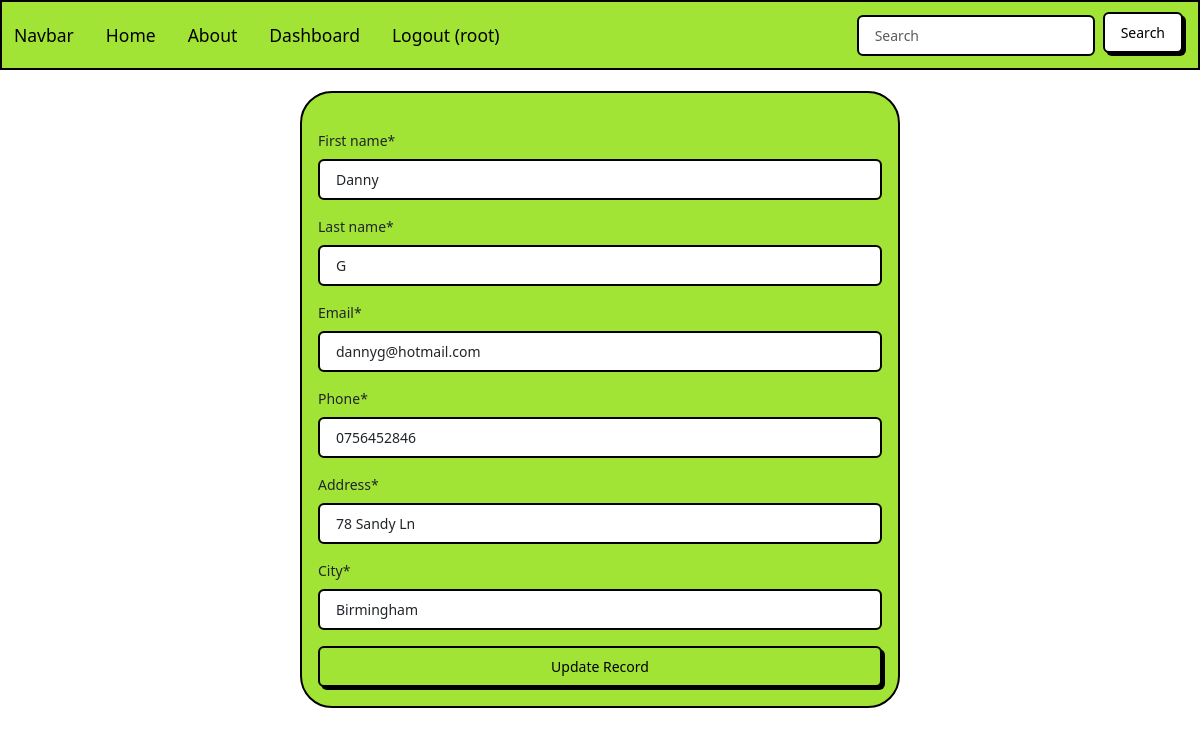
Screenshot of /update_record/2 (signed in) with the database file from the repository.
### website/models.py (models this page shows, shortened)
class Record(models.Model):
    first_name = models.CharField(max_length=50)
    last_name = models.CharField(max_length=100)
    email = models.CharField(max_length=255)
    phone = models.CharField(max_length=10)
    address = models.CharField(max_length=200)
    city = models.CharField(max_length=200)
    creation_data = models.DateTimeField(auto_now_add=True)

### website/views.py (the view)
# urls.py: path("update_record/<int:pk>", views.update_record, name="update_record"),
@login_required(login_url="login")
def update_record(request, pk):
    record = Record.objects.get(id=pk)
    form = UpdateRecordForm(instance=record)
    if request.method == "POST":
        form = UpdateRecordForm(request.POST, instance=record)
        if form.is_valid:
            form.save()
            return redirect("dashboard")
    context = {'update_form': form}
    return render(request, 'pages/update_record.html', context=context)

### website/forms.py
class UpdateRecordForm(forms.ModelForm):
    class Meta:
        model = Record
        fields = ['first_name', 'last_name', 'email', 'phone', 'address', 'city']

### website/templates/pages/update_record.html (shortened to what this page needs)
{% extends 'pages/base.html' %}
{% load crispy_forms_tags %}
{% block content %}
<br>
<div class="container bg-primary p-3 border rounded-5 w-50">
    <br>
    <form method="POST">
        {{update_form|crispy}}
        <button type="submit" class="btn btn-primary w-100 btn-block p-2">
            Update Record
        </button>
    </form>
</div>
{% endblock %}

### website/templates/components/navbar.html (shortened to what this page needs)
<nav class="navbar navbar-expand-lg bg-primary" data-bs-theme="light">
  <div class="container-fluid">
    <a class="navbar-brand" href="#">Navbar</a>
    <div class="collapse navbar-collapse" id="navbarColor01">
        <div class="collapse navbar-collapse" id="navbarColor04">
            <ul class="navbar-nav me-auto">
                <li class="nav-item">
                    <a class="nav-link active" href="{% url '' %}"
                        >Home
                    </a>
                </li>
                <li class="nav-item">
                    <a class="nav-link" href="#">About</a>
                </li>
                {% if user.is_authenticated %}
                <li class="nav-item">
                    <a class="nav-link" href="{% url 'dashboard' %}">Dashboard</a>
                </li>
                <li class="nav-item">
                    <a class="nav-link" href="{% url 'logout' %}"
                        >Logout ({{ user.username }})</a
                    >
                </li>
                {% endif %}
            </ul>
      <form class="d-flex">
        <input class="form-control me-sm-2" type="search" placeholder="Search">
        <button class="btn btn-secondary my-2 my-sm-0" type="submit">Search</button>
      </form>
    </div>
  </div>
</nav>

### rows the page displays
Record: first_name "Danny", last_name "G", email "dannyg@hotmail.com", phone "0756452846", address "78 Sandy Ln", city "Birmingham"

### other values shown
{{ user.username }} "root"
